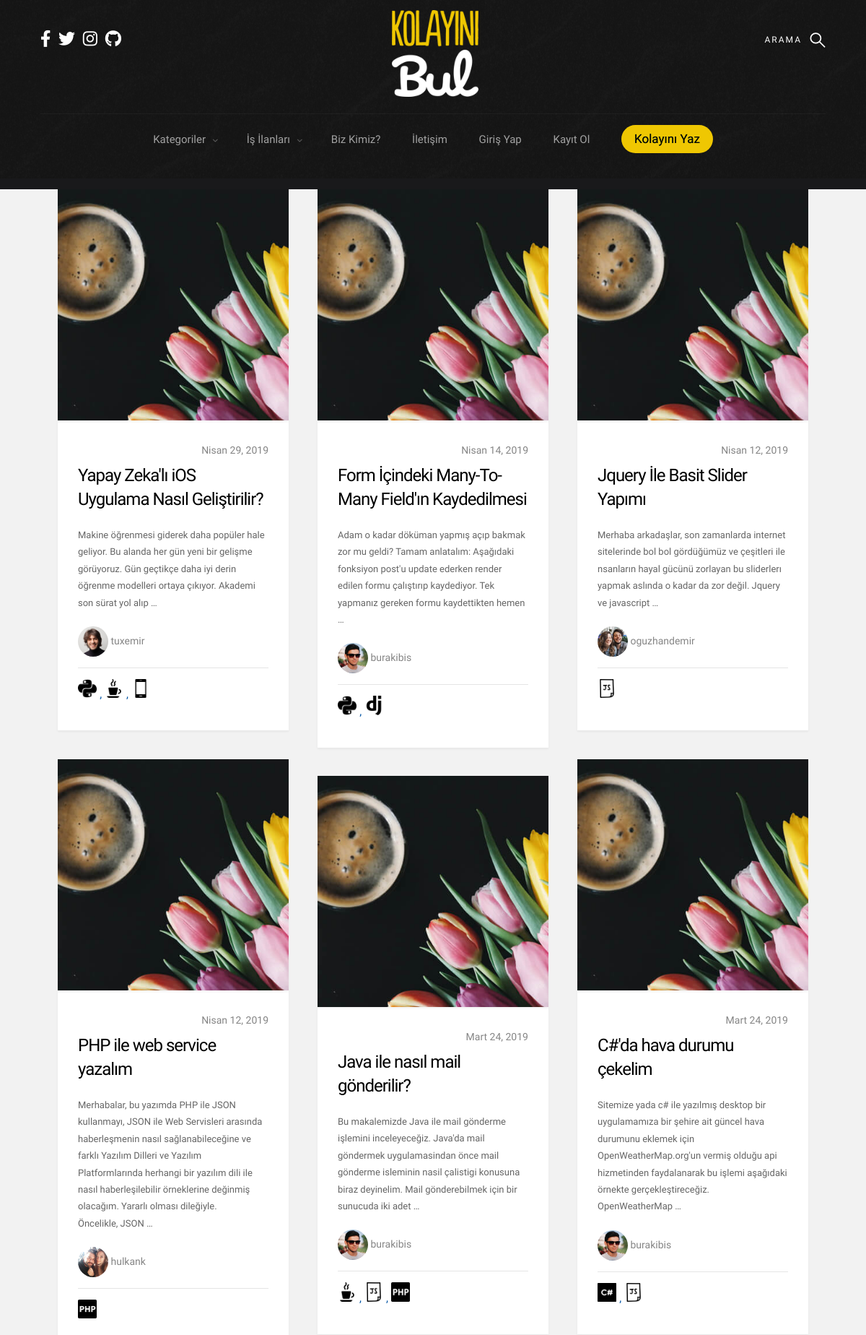
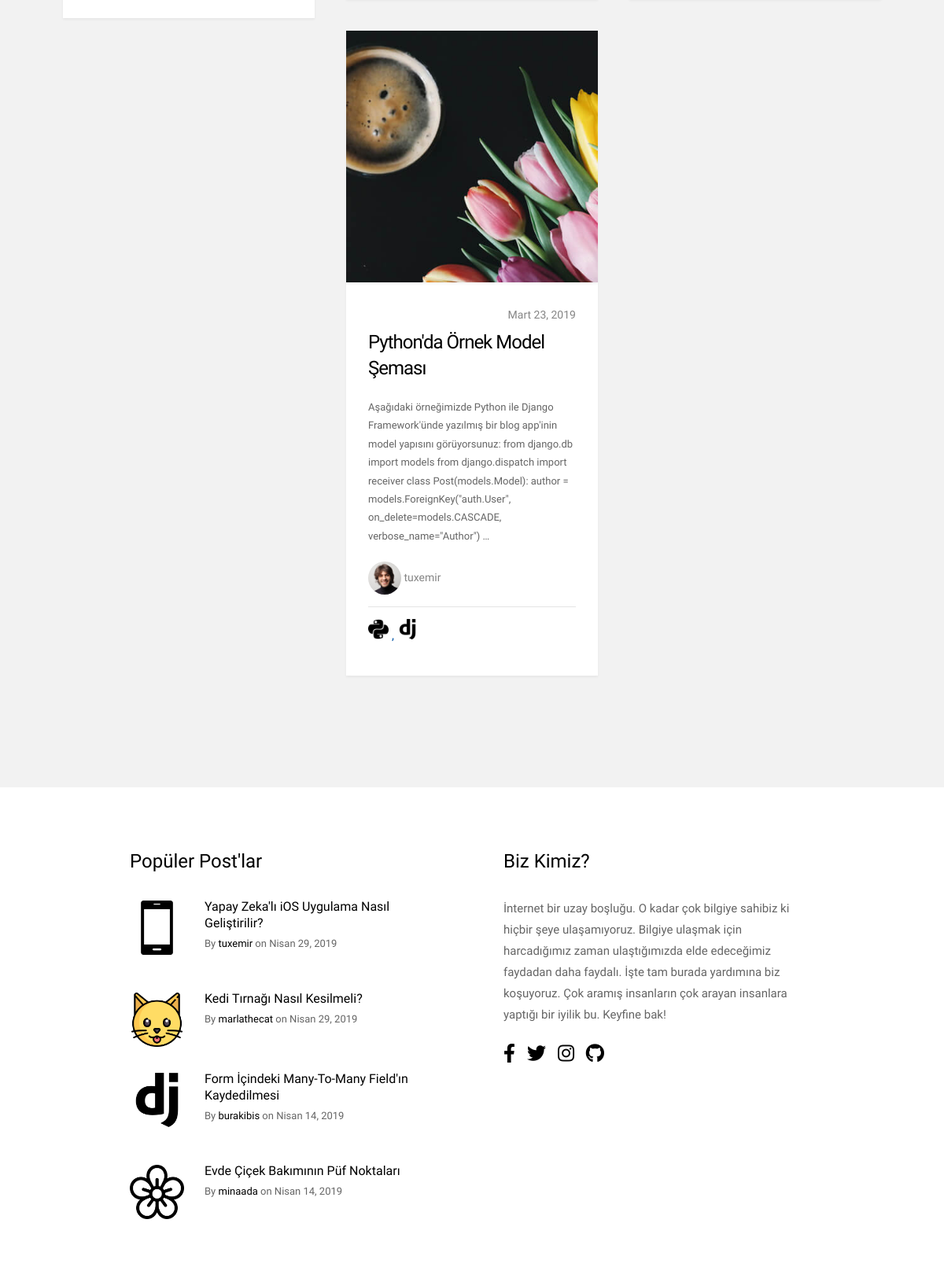
/categories/yazilim (upper part), run on the app's committed database (2 pictures, top to bottom).
### blog/models.py (models this page shows, shortened)
class Post(models.Model):
    author = models.ForeignKey("auth.User", on_delete=models.CASCADE, verbose_name="Yazar")
    category = models.ForeignKey("Category", on_delete=models.CASCADE, verbose_name="Kategori Adı")
    sub_category = models.ForeignKey("SubCategory", on_delete=models.CASCADE, verbose_name="Alt Kategori Adı",
                                     related_name="sub_category")
    title = models.CharField(max_length=50, verbose_name="Post Başlığı")
    slug = models.SlugField(max_length=55, blank=True, null=True)
    description = RichTextField(max_length=100000, null=False, verbose_name="Açıklama")
    image = models.ImageField(upload_to='post_images/', null=True, blank=True,
                              default='')
    created_date = models.DateTimeField(auto_now_add=True, verbose_name="Created Date")
    updated_date = models.DateTimeField(blank=True, null=True, verbose_name="Updated Date")
    verified_date = models.DateTimeField(auto_now_add=True, verbose_name="Verified Date")
    sources = models.CharField(max_length=250, verbose_name="Kaynak", blank=True, null=True)
    STATUS_DRAFT = 1
    STATUS_PUBLISHED = 2
    STATUS_ARCHIVED = 3
    STATUS_DEACTIVATED = 4
    STATUS_WAITING_APPROVAL = 5
    STATUSES = (
        (STATUS_DRAFT, 'Taslak'),
        (STATUS_PUBLISHED, 'Yayında'),
        (STATUS_ARCHIVED, 'Arşivlendi'),
        (STATUS_DEACTIVATED, 'Kaldırıldı'),
        (STATUS_WAITING_APPROVAL, "Onay Bekliyor")
    )
    active_post = models.SmallIntegerField(choices=STATUSES, default=5)
    LOCATION_BIG = 1
    LOCATION_SMALL1 = 2
    LOCATION_SMALL2 = 3
    LOCATION_OTHER = 4
    LOCATION = (
        (LOCATION_BIG, 'Big Box'),
        (LOCATION_SMALL1, 'First Small Box'),
        (LOCATION_SMALL2, 'Second Small Box'),
        (LOCATION_OTHER, 'Other'),
    )
    page_header_content = models.SmallIntegerField(choices=LOCATION, default=4)
    tag = models.ManyToManyField(SubCategory, default=sub_category)
    class Meta:
        ordering = ['-created_date']

class SubCategory(models.Model):
    category_name = models.ForeignKey(Category, on_delete=models.CASCADE, null=True, related_name='subcategories')
    sub_category_name = models.CharField(max_length=50, verbose_name="Alt-Category Adı")
    slug = models.SlugField(max_length=55, blank=True, null=True)
    sub_category_image = models.FileField(upload_to='sub_category_images/', null=True, blank=True)
    def __str__(self):
        return "{sub_category_name}".format(sub_category_name=self.sub_category_name)

### user/models.py (models this page shows, shortened)
class Profile(models.Model):
    user = models.OneToOneField(User, on_delete=models.CASCADE)
    slug = models.SlugField(max_length=55, blank=True, null=True)
    first_name = models.CharField(_('first name'), max_length=30, null=True, blank=True)
    last_name = models.CharField(_('last name'), max_length=30, null=True, blank=True)
    bio = models.TextField(max_length=500, blank=True, verbose_name="Biyografi")
    school = models.CharField(max_length=30, blank=True, verbose_name="Okul")
    education = models.CharField(max_length=30, blank=True, verbose_name="Bölüm")
    city = models.CharField(max_length=30, blank=True, verbose_name="Şehir")
    birth_date = models.DateField(null=True, blank=True, verbose_name="Doğum Tarihi")
    avatar = models.ImageField(upload_to='avatars/', default='avatars/defaultuser.jpg', verbose_name="Profil Fotoğrafı")
    job = models.CharField(max_length=30, blank=True, verbose_name="Meslek")
    skills = models.ManyToManyField(SubCategory, verbose_name="Yetenekler")
    post = models.ManyToManyField(Post, blank=True)
    followers = models.ManyToManyField(User, blank=True, verbose_name="Followers", related_name="Followers")
    following = models.ManyToManyField(User, blank=True, verbose_name="Following", related_name="Following")
    github_profile = models.URLField(verbose_name="Github Profile", null=True, blank=True)
    twitter_profile = models.URLField(verbose_name="Twitter Profile", null=True, blank=True)
    stack_overflow_profile = models.URLField(verbose_name="Stack Overflow Profile", null=True, blank=True)
    facebook_profile = models.URLField(verbose_name="Facebook Profile", null=True, blank=True)
    instagram_profile = models.URLField(verbose_name="Instagram Profile", null=True, blank=True)
    linkedin_profile = models.URLField(verbose_name="Linkedin Profile", null=True, blank=True)
    skype_profile = models.URLField(verbose_name="Skype Profile", null=True, blank=True)
    spotify_profile = models.URLField(verbose_name="Spotify Profile", null=True, blank=True)

### blog/views.py (the view)
# urls.py: path('<slug:slug>', views.categories, name="categories"),
def categories(request, slug):
    category_list = Post.objects.filter(active_post="2").filter(category__slug=slug)
    context = {
        "category_list": category_list,
    }
    return render(request, "category_pages/categories_detail.html", context)

### base_pages/views.py (called while the page is built)
def categories(request):
    categories = Category.objects.all()
    context = {
        "categories": categories,
    }
    return context

def footerpost(request):
    footer_post = Post.objects.filter(active_post="2").order_by('-created_date')
    context = {
        "footer_post": footer_post,
    }
    return context

def big_box(request):
    try:
        big_box = Post.objects.get(page_header_content=1)
    except Post.DoesNotExist:
        big_box = None
    context = {
        "big_box": big_box,
    }
    return context

def second_box(request):
    try:
        second_box = Post.objects.get(page_header_content=2)
    except Post.DoesNotExist:
        second_box = None
    context = {
        "second_box": second_box,
    }
    return context

def third_box(request):
    try:
        third_box = Post.objects.get(page_header_content=3)
    except Post.DoesNotExist:
        third_box = None
    context = {
        "third_box": third_box,
    }
    return context

### blog/templatetags/my_filters.py (called while the page is built)
@register.filter()
def upfirstletter(value):
    first = value[0] if len(value) > 0 else ''
    remaining = value[1:] if len(value) > 1 else ''
    return first.upper() + remaining

### templates/category_pages/categories_detail.html (shortened to what this page needs)
{% extends "base/layout.html" %}
{% load static %}
{% block body %}
    <section class="s-content">
        <div class="row masonry-wrap">
            <div class="masonry">
                {% if category_list %}
                    {% for post in category_list %}
                        <article class="masonry__brick entry format-standard" data-aos="fade-up">
                            <div class="entry__thumb">
                                <a href="{% url 'posts:detail' slug=post.slug %}" class="entry__thumb-link">
                                    <img src="images/thumbs/masonry/tulips-400.jpg"
                                         srcset="images/thumbs/masonry/tulips-400.jpg 1x, images/thumbs/masonry/tulips-800.jpg 2x"
                                         alt="">
                                </a>
                            </div>
                            <div class="entry__text">
                                <div class="entry__header">
                                    <div class="entry__date" style="text-align: right">
                                        <a href="{% url 'posts:detail' slug=post.slug %}">{{ post.created_date|date:"F d, Y" }}</a>
                                    </div>
                                    <h1 class="entry__title"><a
                                            href="{% url 'posts:detail' slug=post.slug %}">{{ post.title }}</a>
                                    </h1>
                                </div>
                                <div class="entry__excerpt">
                                    <p>
                                        {{ post.description|striptags|truncatewords:28|safe }}
                                    </p>
                                </div>
                                <div class="entry__content">
                                    <a href="{% url 'user:profile' slug=post.author %}" class="entry__profile-pic">
                                        <img class="avatar" src="{{ post.author.profile.avatar.url }}" alt="">
                                    </a>
                                    <div class="entry__date">
                                        <a href="{% url 'user:profile' slug=post.author %}">&nbsp{{ post.author }}</a>
                                    </div>
                                    <hr>
                                    <div class="entry__meta">
                            <span class="entry__meta-links">
                                {% for tag in post.tag.all|slice:":3" %}
                                    <a href="{% url 'categories:categories' slug=tag.slug %}">
                                   <img src="{{ tag.sub_category_image.url }}" alt="" title="{{ tag }}"
                                         style="width: 10%">
                                </a>
                                {% endfor %}
                            </span>
                                    </div>
                                </div>
                            </div>
                        </article>
                    {% endfor %}
                {% else %}
                    </div>
                    <h3 class="text-center">Bu kategoride herhangi bir post bulunmuyor..
                        <a href="{% url 'posts:add_post' %}">Hemen oluşturun :)</a>
                    </h3>
                {% endif %}
        </div>
    </section>
{% endblock body %}

### templates/base/components/s-extra-footer-top.html
{% load static %}
{% load my_filters %}
<section class="s-extra">
    <div class="row top">
        <div class="col-eight md-six tab-full popular">
            <h3>Popüler Post'lar</h3>
            <div class="block-1-2 block-m-full popular__posts">
                {% for post in footer_post|slice:":6" %}
                    <article class="col-block popular__post">
                        <a href="#0" class="popular__thumb">
                            <img src="{{ post.sub_category.sub_category_image.url }}" alt="">
                        </a>
                        <h5><a href="{% url 'posts:detail' slug=post.slug %}">{{ post.title|safe|upfirstletter }}</a></h5>
                        <section class="popular__meta">
                            <span class="popular__author"><span>By</span> <a href="{% url 'user:profile' slug=post.author %}">{{ post.author }}</a></span>
                            <span class="popular__date"><span>on</span> <time
                                    datetime="2017-12-19">{{ post.created_date|date:"F d, Y" }}</time></span>
                        </section>
                    </article>
                {% endfor %}
            </div>
        </div>
        <div class="col-four md-six tab-full about">
            <h3>Biz Kimiz?</h3>
            <p>
                İnternet bir uzay boşluğu. O kadar çok bilgiye sahibiz ki hiçbir şeye ulaşamıyoruz. Bilgiye ulaşmak için
                harcadığımız zaman ulaştığımızda elde edeceğimiz faydadan daha faydalı. İşte tam burada
                yardımına biz koşuyoruz. Çok aramış insanların çok arayan insanlara yaptığı bir iyilik bu. Keyfine bak!
            </p>
            <ul class="about__social">
                <li>
                    <a href="https://www.facebook.com/kolayinibul/" target="_blank"><i class="fab fa-facebook-f"></i></a>
                </li>
                <li>
                    <a href="https://twitter.com/kolayinibul" target="_blank"><i class="fab fa-twitter"></i></a>
                </li>
                <li>
                    <a href="https://www.instagram.com/kolayinibul" target="_blank"><i class="fab fa-instagram"></i></a>
                </li>
                <li>
                    <a href="https://github.com/mindlabcore" target="_blank"><i class="fab fa-github"></i></a>
                </li>
            </ul>
        </div>
    </div>
</section>

### static/css/base.css (style rules this page uses)
body { margin: 0; }
article, aside, footer, header, nav, section { display: block; }
h1 { font-size: 2em; margin: 0.67em 0; }
hr { box-sizing: content-box; height: 0; overflow: visible; }
img { border-style: none; }
*, *::before, *::after { box-sizing: inherit; }
body { font-weight: normal; line-height: 1; word-wrap: break-word; text-rendering: optimizeLegibility; -webkit-overflow-scrolling: touch; -webkit-text-size-adjust: none; }
body, input, button { -moz-osx-font-smoothing: grayscale; -webkit-font-smoothing: antialiased; }
img, video { max-width: 100%; height: auto; }
div, dl, dt, dd, ul, ol, li, h1, h2, h3, h4, h5, h6, pre, form, p, blockquote, th, td { margin: 0; padding: 0; }
h1, h2, h3, h4, h5, h6 { -webkit-font-smoothing: auto; -webkit-font-smoothing: antialiased; -webkit-font-variant-ligatures: common-ligatures; -moz-font-variant-ligatures: common-ligatures; font-variant-ligatures: common-ligatures; text-rendering: optimizeLegibility; }
em, i { font-style: italic; line-height: inherit; }
ol, ul { list-style: none; }
li { display: block; }
a img { border: none; }
.row { width: 94%; max-width: 1200px; margin: 0 auto; }
.row:after { content: ""; display: table; clear: both; }
[class*="col-"] { float: left; padding: 0 20px; }
.col-four, .col-1-3 { width: 33.33333%; }
.col-eight, .col-2-3 { width: 66.66667%; }
@media only screen and (max-width: 1200px) { [class*="col-"] { padding: 0 15px; } }
@media only screen and (max-width: 1200px) { .md-six, .md-1-2 { width: 50%; } }
[class*="block-"]:after { content: ""; display: table; clear: both; }
.block-1-2 .col-block { width: 50%; }
.block-1-6 .col-block:nth-child(6n + 1), .block-1-5 .col-block:nth-child(5n + 1), .block-1-4 .col-block:nth-child(4n + 1), .block-1-3 .col-block:nth-child(3n + 1), .block-1-2 .col-block:nth-child(2n + 1) { clear: both; }
@media only screen and (max-width: 1200px) { .block-m-full .col-block { width: 100%; clear: both; } }
@media only screen and (max-width: 1200px) { [class*="block-m-"] .col-block:nth-child(n) { clear: none; } }

### data on the page
Post: created_date "Nisan 29, 2019", title "Yapay Zeka'lı iOS Uygulama Nasıl Geliştirilir?", description "Makine öğrenmesi giderek daha popüler hale geliyor. Bu alanda her gün yeni bir gelişme görüyoruz. Gün geçtikçe daha iyi derin öğrenme modelleri ortaya çıkıyor. Akademi son sürat yol alıp …", author.profile.avatar (picture), author "tuxemir", sub_category.sub_category_image (picture), title|upfirstletter "Yapay Zeka'lı iOS Uygulama Nasıl Geliştirilir?"
SubCategory: sub_category_image (picture)
SubCategory: sub_category_image (picture)
SubCategory: sub_category_image (picture)
Post: created_date "Nisan 14, 2019", title "Form İçindeki Many-To-Many Field'ın Kaydedilmesi", description "Adam o kadar döküman yapmış açıp bakmak zor mu geldi? Tamam anlatalım: Aşağıdaki fonksiyon post'u update ederken render edilen formu çalıştırıp kaydediyor. Tek yapmanız gereken formu kaydettikten hemen …", author.profile.avatar (picture), author "burakibis", sub_category.sub_category_image (picture), title|upfirstletter "Form İçindeki Many-To-Many Field'ın Kaydedilmesi"
SubCategory: sub_category_image (picture)
Post: created_date "Nisan 12, 2019", title "Jquery İle Basit Slider Yapımı", description "Merhaba arkadaşlar, son zamanlarda internet sitelerinde bol bol gördüğümüz ve çeşitleri ile nsanların hayal gücünü zorlayan bu sliderlerı yapmak aslında o kadar da zor değil. Jquery ve javascript …", author.profile.avatar (picture), author "oguzhandemir"
SubCategory: sub_category_image (picture)
Post: created_date "Nisan 12, 2019", title "PHP ile web service yazalım", description "Merhabalar, bu yazımda PHP ile JSON kullanmayı, JSON ile Web Servisleri arasında haberleşmenin nasıl sağlanabileceğine ve farklı Yazılım Dilleri ve Yazılım Platformlarında herhangi bir yazılım dili ile nasıl haberleşilebilir örneklerine değinmiş olacağım. Yararlı olması dileğiyle. Öncelikle, JSON …", author.profile.avatar (picture), author "hulkank"
SubCategory: sub_category_image (picture)
Post: created_date "Mart 24, 2019", title "C#'da hava durumu çekelim", description "Sitemize yada c# ile yazılmış desktop bir uygulamamıza bir şehire ait güncel hava durumunu eklemek için OpenWeatherMap.org'un vermiş olduğu api hizmetinden faydalanarak bu işlemi aşağıdaki örnekte gerçekleştireceğiz. OpenWeatherMap …", author.profile.avatar (picture), author "burakibis"
SubCategory: sub_category_image (picture)
Post: created_date "Mart 24, 2019", title "Java ile nasıl mail gönderilir?", description "Bu makalemizde Java ile mail gönderme işlemini inceleyeceğiz. Java'da mail göndermek uygulamasindan önce mail gönderme isleminin nasil çalistigi konusuna biraz deyinelim. Mail gönderebilmek için bir sunucuda iki adet …", author.profile.avatar (picture), author "burakibis"
Post: created_date "Mart 23, 2019", title "Python'da Örnek Model Şeması", description "Aşağıdaki örneğimizde Python ile Django Framework'ünde yazılmış bir blog app'inin model yapısını görüyorsunuz: from django.db import models from django.dispatch import receiver class Post(models.Model): author = models.ForeignKey(\"auth.User\", on_delete=models.CASCADE, verbose_name=\"Author\") …", author.profile.avatar (picture), author "tuxemir"
Post: sub_category.sub_category_image (picture), title|upfirstletter "Kedi Tırnağı Nasıl Kesilmeli?", author "marlathecat", created_date "Nisan 29, 2019"
Post: sub_category.sub_category_image (picture), title|upfirstletter "Evde Çiçek Bakımının Püf Noktaları", author "minaada", created_date "Nisan 14, 2019"
